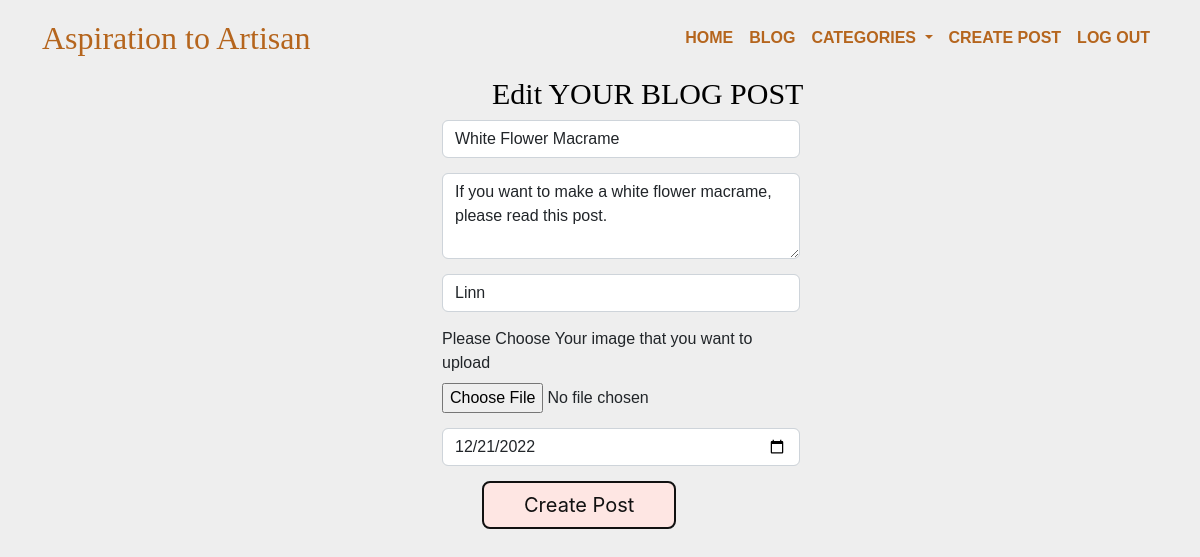
The page /blog/edit/12 (signed in) on the database its author committed.
### Artisan/model.py (models this page shows)
class Cards(db.Model,UserMixin):
    card_id = db.Column(db.Integer,primary_key=True)
    title = db.Column(db.String(255),nullable=False)
    content = db.Column(db.Text)
    author = db.Column(db.String(255),nullable=False)
    created_date = db.Column(db.DateTime,default=datetime.utcnow)
    image_url = db.Column(db.String(255), nullable=False)
    user_id = db.Column(db.Integer,db.ForeignKey('user.id'))

### Artisan/routes.py (the view, shortened to what this page needs)
@app.route('/blog/edit/<int:id>',methods=["GET","POST"])
@login_required
def editPost(id):
    updatecard = Cards.query.get_or_404(id)
    form = BlogPostForm()
    id = current_user.id
    if id == updatecard.owned_user.id:
        form.title.data =  updatecard.title
        form.content.data = updatecard.content
        form.author.data = updatecard.author
        form.created_date.data = updatecard.created_date
        form.image.data = updatecard.image_url
        return render_template('editPost.html',form=form,id=updatecard.card_id)
    else:
        flash(f'Only Allow User can Edit post',category='warning')
        cards = Cards.query.order_by(Cards.created_date)
        return render_template('Blog.html',cards=cards)

### Artisan/form.py
class BlogPostForm(FlaskForm):
    title = StringField(label='title',validators=[DataRequired()])
    content = TextAreaField(label='content',validators=[DataRequired()])
    author = StringField(label='author',validators=[DataRequired()])
    created_date = DateField(label='created_dae',validators=[DataRequired()])
    image = StringField (label='image')
    create = SubmitField(label='Create Post')

### Artisan/routes.py (called while the page is built)
@login_manager.user_loader
def load_user(user_id):
    return User.query.get(int(user_id))

### Artisan/templates/editPost.html (shortened to what this page needs)
{% extends "layout.html" %}
{% block main %}
<div class="container">
    <div style="margin-left: 400px;">
    <h3> Edit YOUR BLOG POST </h3>
    <form  method="post" enctype="multipart/form-data" >
        <div class="col-md-6 ">
          {{ form.title(class="form-control",placeholder="Enter Title")}}
        </div>
        <div class="col-md-6 formpad">
          {{ form.content(class="form-control",id="exampleFormControlTextarea1", rows="3",placeholder="Content")}}
        </div>
        <div class="col-md-6 formpad">
            {{ form.author(class="form-control",placeholder="Enter Your Name")}}
        </div>
        <div class="col-md-6 formpad">
            <label for="formFile" class="form-label">Please Choose Your image that you want to upload</label>
            {{ form.image(class="form-control-file",type="file", id="formFile",placeholder="Image")}}
          </div>
        <div class="col-md-6 formpad">
            {{ form.created_date(class="form-control",placeholder="Content")}}
        </div>
        <div class="formpad">
            {{ form.create(class="btn button-56 buttonpad ")}}
        </div>
    </form>
</div>
</div>
{% endblock %}

### Artisan/static/styles.css (style rules this page uses)
html,body { height: 100%; background-color: #eeeeee; margin:0; padding:0; font-family:Calibre,Sans-Serif; }
.button-56 { align-items: center; background-color: #fee6e3; border: 2px solid #111; border-radius: 8px; box-sizing: border-box; color: #111; cursor: pointer; display: flex; font-family: Inter,sans-serif; font-size: 20px; height: 48px; justify-content: center; line-height: 24px; max-width: 100%; padding: 0 25px; position: relative; text-align: center; text-decoration: none; user-select: none; -webkit-user-select: none; touch-action: manipulation; }
.button-56:after { background-color: #111; border-radius: 8px; content: ""; display: block; height: 48px; left: 0; width: 100%; position: absolute; top: -2px; transform: translate(8px, 8px); transition: transform .2s ease-out; z-index: -1; }
@media (min-width: 768px) { .button-56 { padding: 0 40px; } }
h3 { margin-left:50px; color: black; font-weight:300px; font-size: 30px; font-family: elmessiri-semibold; }
.formpad { padding-top:15px; }
.buttonpad { margin-left:40px; }

### rows shown on the page
Cards: title "White Flower Macrame", content "If you want to make a white flower macrame, please read this post.", author "Linn", created_date "12/21/2022"
